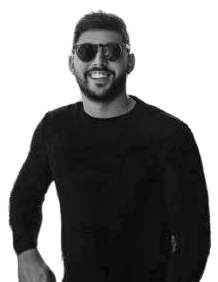
#> input picture assets/source-prepped.png, 218 x 282 px
$ python make_ascii_svg.py
#> lines starting #> are read from the running program, lines starting #| are printed output that depends on the picture; after the words box and inside, x2 and y2 are one past the last pixel; in counts of white or black regions, pixels touching at a corner belong together
### scripts/svg_frame.py
"""Shared terminal-window chrome so all profile SVGs look like one set."""

from xml.sax.saxutils import escape

BG = "#0d1117"
BORDER = "#30363d"
TITLE_FG = "#7d8590"
FONT = "ui-monospace, SFMono-Regular, 'SF Mono', Menlo, Consolas, 'Liberation Mono', monospace"
BAR_H = 28
PAD = 14


def open_svg(width: int, height: int, title: str, label: str) -> str:
    """Opening <svg> tag, window background and title bar."""
    dots = "".join(
        f'<circle cx="{16 + i * 16}" cy="{BAR_H / 2}" r="5" fill="{c}"/>'
        for i, c in enumerate(("#ff5f57", "#febc2e", "#28c840"))
    )
    return (
        f'<svg xmlns="http://www.w3.org/2000/svg" width="{width}" height="{height}" '
        f'viewBox="0 0 {width} {height}" role="img" aria-label="{escape(label)}">'
        f'<rect x="0.5" y="0.5" width="{width - 1}" height="{height - 1}" rx="10" '
        f'fill="{BG}" stroke="{BORDER}"/>'
        f'<line x1="0.5" y1="{BAR_H}" x2="{width - 0.5}" y2="{BAR_H}" stroke="{BORDER}"/>'
        f"{dots}"
        f'<text x="{width / 2}" y="{BAR_H / 2 + 4}" text-anchor="middle" font-family="{FONT}" '
        f'font-size="11" fill="{TITLE_FG}">{escape(title)}</text>'
    )


def close_svg() -> str:
    return "</svg>\n"

### scripts/make_ascii_svg.py
"""Convert the prepped photo into a monochrome ASCII portrait that types itself in.

Each row is revealed by a left-to-right clip wipe with a block cursor riding the
edge, staggered top to bottom. Plays once and freezes (SMIL, so GitHub runs it).

    python scripts/make_ascii_svg.py            # writes avi-ascii.svg
    STATIC=1 python scripts/make_ascii_svg.py   # frozen frame, for previews
"""

import os
from pathlib import Path
from xml.sax.saxutils import escape

import numpy as np
from PIL import Image

from svg_frame import BAR_H, FONT, PAD, close_svg, open_svg

ROOT = Path(__file__).resolve().parent.parent
SRC_GRAY = ROOT / "assets" / "source-prepped.png"
SRC_MASK = ROOT / "assets" / "source-mask.png"
OUT = ROOT / "ascii-portrait.svg"

WIDTH, HEIGHT = 370, 440
COLS = 76
CELL_W = (WIDTH - 2 * PAD) / COLS
FONT_SIZE = CELL_W / 0.6
LINE_H = FONT_SIZE * 1.08
ROWS = int((HEIGHT - BAR_H - 2 * PAD) // LINE_H)

# portion of the prepped image to keep, as fractions (left, top, right);
# the bottom edge follows from the grid's aspect ratio
CROP = (0.14, 0.0, 0.86)

RAMP = " .`:-=+*cs#%@"  # sparse -> dense
INVERT = os.environ.get("INVERT", "0") == "1"  # 1: dark pixels print dense glyphs (negative)
GAMMA = 0.85  # < 1 lifts mid-tones
FLOOR = 1  # min ramp index inside the subject, so dark clothes keep a silhouette
NBSP = "\u00a0"  # inner gaps must not collapse
FG = "#c9d1d9"
CURSOR = "#39d353"

ROW_DUR = 0.32
ROW_STAGGER = 0.055
START = 0.3


def to_grid() -> list[str]:
    gray = Image.open(SRC_GRAY).convert("L")
#> gray is the input picture: PIL image 218x282 L; min 2, max 255, mean 127.6
    mask = Image.open(SRC_MASK).convert("L")
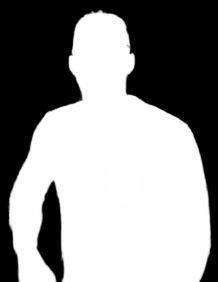
#> input picture assets/source-mask.png, 218 x 282 px
#> mask is the input picture: PIL image 218x282 L; min 0, max 255, mean 144.7

    # crop to head and shoulders at the aspect the character grid needs
    w, h = gray.size
#> w = 218; h = 282
    left, top, right = round(CROP[0] * w), round(CROP[1] * h), round(CROP[2] * w)
#> left = 31; top = 0; right = 187
    bottom = min(h, top + round((right - left) * (ROWS * LINE_H) / (COLS * CELL_W)))
#> bottom = 174
    box = (left, top, right, bottom)
#> box = (31, 0, 187, 174)
    gray, mask = gray.crop(box), mask.crop(box)
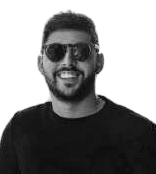
#> gray: PIL image 156x174 L; min 4, max 255, mean 138
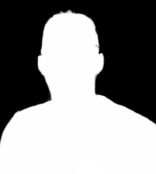
#> mask: PIL image 156x174 L; min 0, max 255, mean 140.9

    g = np.asarray(gray.resize((COLS, ROWS), Image.LANCZOS), dtype=np.float32) / 255.0
    m = np.asarray(mask.resize((COLS, ROWS), Image.LANCZOS)) > 110
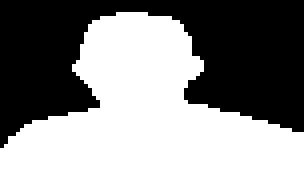
#> m: shape (47, 76) bool (shown 4 times larger); 55.7% white; 1 black region, box (x1, y1, x2, y2) and area: (0, 0, 76, 37) 1583

    # stretch the subject's tones to the full ramp
    lo, hi = np.percentile(g[m], [2, 98])
#> lo = 0.0588; hi = 0.64
    g = np.clip((g - lo) / max(hi - lo, 1e-6), 0, 1)
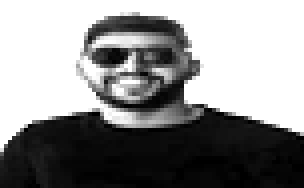
#> g: shape (47, 76) float32 (shown 4 times larger); min 0, max 1, mean 0.559
    density = (1 - g if INVERT else g) ** GAMMA
    idx = np.maximum(np.round(density * (len(RAMP) - 1)).astype(int), FLOOR)
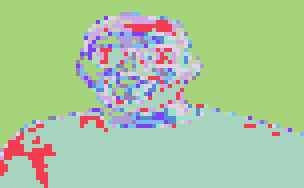
#> idx: shape (47, 76) int64 (shown 4 times larger); 12 distinct labels, from 1 to 12; one colour per label, 0 black
    idx[~m] = 0
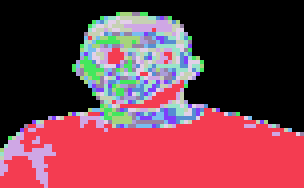
#> idx: shape (47, 76) int64 (shown 4 times larger); 13 distinct labels, from 0 to 12; one colour per label, 0 black
    return ["".join(RAMP[i] for i in row).rstrip() for row in idx]


def main() -> None:
    static = os.environ.get("STATIC") == "1"
    rows = to_grid()
#> rows = 47 items
    x0, y0 = PAD, BAR_H + PAD
    text_w = WIDTH - 2 * PAD

    out = [open_svg(WIDTH, HEIGHT, "~/portrait.txt", "ASCII portrait of Breno Lopes")]
    out.append(
        f'<g font-family="{FONT}" font-size="{FONT_SIZE:.2f}" fill="{FG}" '
        f'xml:space="preserve">'
    )
    defs = []
    for i, line in enumerate(rows):
        if not line:
            continue
        y = y0 + i * LINE_H
        # renderers collapse leading spaces, so position each row's first glyph
        lead = len(line) - len(line.lstrip())
        x = x0 + lead * CELL_W
        width = (len(line) - lead) * CELL_W
        text = (
            f'<text x="{x:.2f}" y="{y + FONT_SIZE * 0.85:.2f}" textLength="{width:.2f}" '
            f'lengthAdjust="spacingAndGlyphs">{escape(line.lstrip()).replace(" ", NBSP)}</text>'
        )
        if static:
            out.append(text)
            continue
        begin = START + i * ROW_STAGGER
        defs.append(
            f'<clipPath id="r{i}"><rect x="{x:.2f}" y="{y:.2f}" width="0" height="{LINE_H + 0.5:.2f}">'
            f'<animate attributeName="width" from="0" to="{width:.2f}" begin="{begin:.3f}s" '
            f'dur="{ROW_DUR}s" fill="freeze"/></rect></clipPath>'
        )
        out.append(f'<g clip-path="url(#r{i})">{text}</g>')
        out.append(
            f'<rect x="{x:.2f}" y="{y:.2f}" width="{CELL_W:.2f}" height="{LINE_H:.2f}" '
            f'fill="{CURSOR}" opacity="0">'
            f'<set attributeName="opacity" to="0.9" begin="{begin:.3f}s"/>'
            f'<animate attributeName="x" from="{x:.2f}" to="{x + width:.2f}" begin="{begin:.3f}s" '
            f'dur="{ROW_DUR}s" fill="freeze"/>'
            f'<set attributeName="opacity" to="0" begin="{begin + ROW_DUR:.3f}s"/></rect>'
        )
#> this loop made 47 passes
#> (y, lead, x, width, begin) on passes 5 to 16: (74.4, 25, 126.5, 81, 0.52), (82.5, 23, 117.5, 99, 0.575), (90.6, 22, 113, 108, 0.63), (98.7, 22, 113, 108, 0.685), (106.8, 21, 108.5, 117, 0.74), (114.9, 21, 108.5, 121.5, 0.795), (123, 21, 108.5, 121.5, 0.85), (131.1, 20, 104, 126, 0.905), (139.2, 20, 104, 126, 0.96), (147.3, 20, 104, 126, 1.01), (155.4, 20, 104, 135, 1.07), (163.5, 19, 99.5, 144, 1.12)
#> line on passes 1 to 3: '', '', ''
#> after the loop, defs = 44 items; out = 90 items
    out.append("</g>")
    if defs:
        out.insert(1, "<defs>" + "".join(defs) + "</defs>")
    out.append(close_svg())

    OUT.write_text("".join(out))
    print(f"wrote {OUT.name} ({COLS}x{ROWS} chars, {'static' if static else 'animated'})")


if __name__ == "__main__":
    main()
